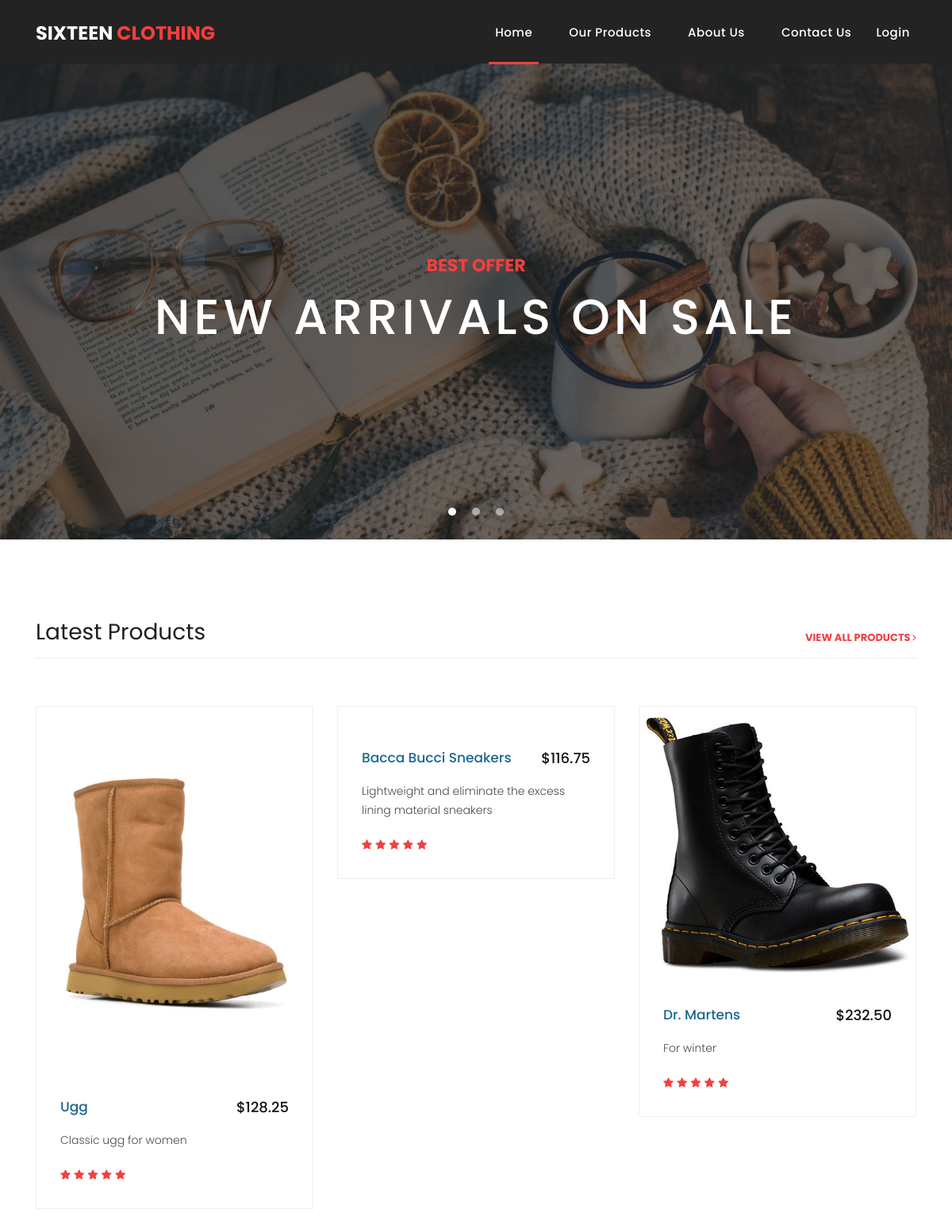
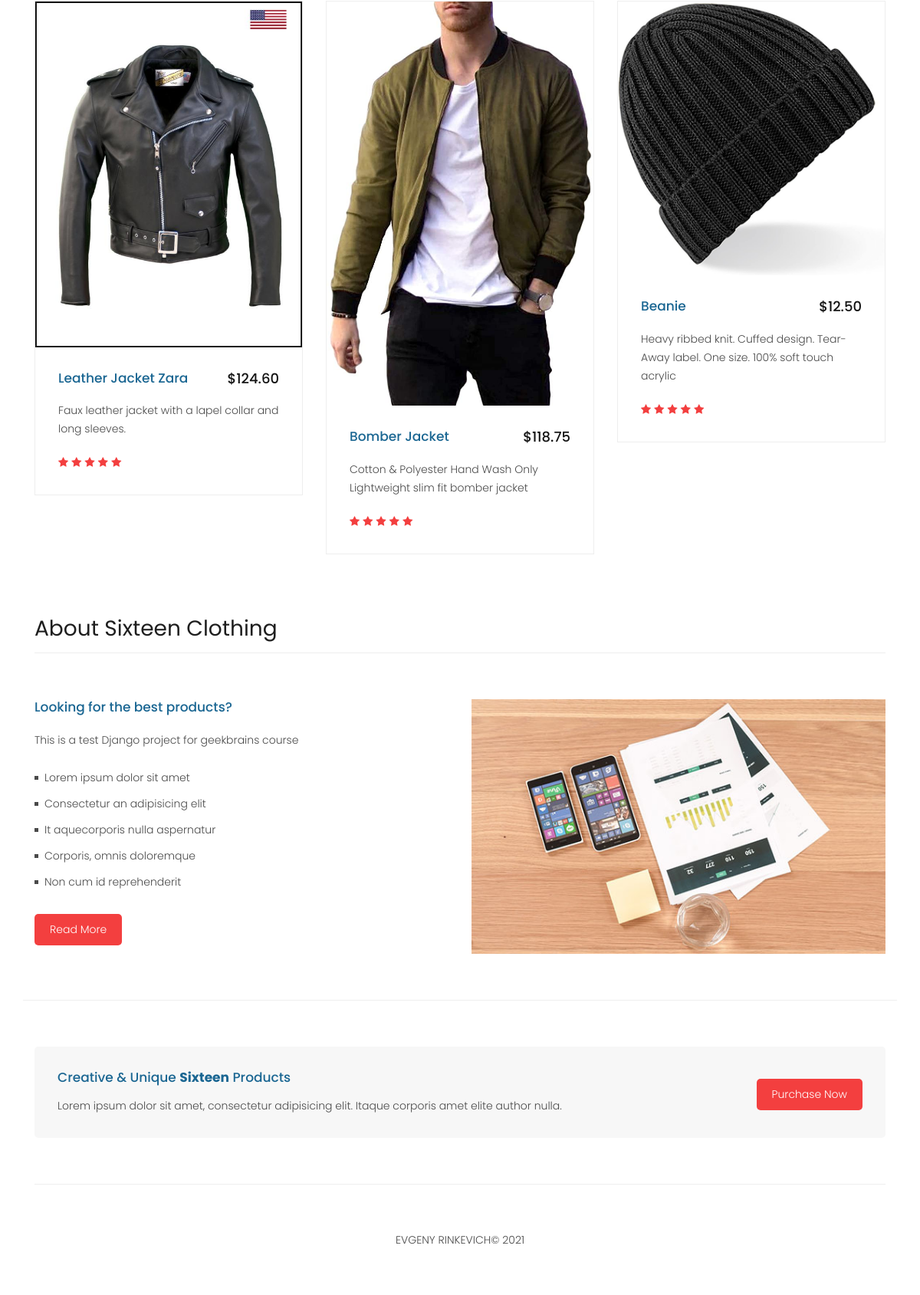
The page / on the database its author committed (2 pictures, top to bottom).
### mainapp/models.py (models this page shows, shortened)
class Product(models.Model):
    category = models.ForeignKey(ProductCategory, on_delete=models.CASCADE)
    name = models.CharField(verbose_name='name', max_length=64)
    image = models.ImageField(upload_to='products_images', blank=True)
    description = models.TextField(verbose_name='product description', blank=True)
    price = models.DecimalField(verbose_name='product price', max_digits=8, decimal_places=2, default=0)
    quantity = models.PositiveIntegerField(verbose_name='quantity in stock', default=0)

### mainapp/views.py (the view)
# urls.py: path('', mainapp.index, name='index'),
def index(request):
    products_list = Product.objects.all()
    context = {'page_title': 'home',
               'products': products_list}
    return render(request, 'mainapp/index.html', context)

### mainapp/templates/mainapp/index.html (shortened to what this page needs)
{% extends 'mainapp/base.html' %}
{% load static %}
    {% block content %}
      <div class="banner header-text">
        <div class="owl-banner owl-carousel">
          <div class="banner-item-01">
            <div class="text-content">
              <h4>Best Offer</h4>
              <h2>New Arrivals On Sale</h2>
            </div>
          </div>
        </div>
      </div>
      <div class="latest-products">
        <div class="container">
          <div class="row">
            <div class="col-md-12">
              <div class="section-heading">
                <h2>Latest Products</h2>
                <a href="{% url 'main:products' %}">view all products <i class="fa fa-angle-right"></i></a>
              </div>
            </div>
            {% for item in products %}
              <div class="col-md-4">
                <div class="product-item">
                  <a href="#"><img src="/media/{{ item.image }}" alt=""></a>
                  <div class="down-content">
                    <a href="#"><h4>{{ item.name|title }}</h4></a>
                    <h6>${{ item.price }}</h6>
                    <p>{{ item.description }}</p>
                    {% include 'mainapp/includes/inc__stars.html' %}
                  </div>
                </div>
              </div>
            {% endfor %}
          </div>
        </div>
      </div>
      <div class="best-features">
        <div class="container">
          <div class="row">
            <div class="col-md-12">
              <div class="section-heading">
                <h2>About Sixteen Clothing</h2>
              </div>
            </div>
            <div class="col-md-6">
              <div class="left-content">
                <h4>Looking for the best products?</h4>
                <p>This is a test Django project for geekbrains course</p>
                <ul class="featured-list">
                  <li><a href="#">Lorem ipsum dolor sit amet</a></li>
                  <li><a href="#">Consectetur an adipisicing elit</a></li>
                  <li><a href="#">It aquecorporis nulla aspernatur</a></li>
                  <li><a href="#">Corporis, omnis doloremque</a></li>
                  <li><a href="#">Non cum id reprehenderit</a></li>
                </ul>
                <a href="/about" class="filled-button">Read More</a>
              </div>
            </div>
            <div class="col-md-6">
              <div class="right-image">
                <img src="{% static 'images/feature-image.jpg' %}" alt="">
              </div>
            </div>
          </div>
        </div>
      </div>
      <div class="call-to-action">
        <div class="container">
          <div class="row">
            <div class="col-md-12">
              <div class="inner-content">
                <div class="row">
                  <div class="col-md-8">
                    <h4>Creative &amp; Unique <em>Sixteen</em> Products</h4>
                    <p>Lorem ipsum dolor sit amet, consectetur adipisicing elit. Itaque corporis amet elite author nulla.</p>
                  </div>
                  <div class="col-md-4">
                    <a href="#" class="filled-button">Purchase Now</a>
                  </div>
                </div>
              </div>
            </div>
          </div>
        </div>
      </div>
    {% endblock %}

### mainapp/templates/mainapp/includes/inc__stars.html
<ul class="stars">
    {% for i in '01234'|make_list %}
    <li><i class="fa fa-star"></i></li>
    {% endfor%}
</ul>

### static/css/templatemo-sixteen.css (style rules this page uses)
body { font-family: 'Poppins', sans-serif; overflow-x: hidden; text-rendering: optimizeLegibility; -webkit-font-smoothing: antialiased; -moz-osx-font-smoothing: grayscale; }
p { margin-bottom: 0px; font-size: 14px; font-weight: 300; color: #4a4a4a; line-height: 24px; }
a { text-decoration: none!important; }
ul { padding: 0; margin: 0; list-style: none; }
h1,h2,h3,h4,h5,h6 { margin: 0px; }
a.filled-button { background-color: #f33f3f; color: #fff; font-size: 14px; text-transform: capitalize; font-weight: 300; padding: 10px 20px; border-radius: 5px; display: inline-block; transition: all 0.3s; }
.section-heading { text-align: left; margin-bottom: 60px; border-bottom: 1px solid #eee; }
.section-heading h2 { font-size: 28px; font-weight: 400; color: #1e1e1e; margin-bottom: 15px; }
.banner { position: relative; text-align: center; padding-top: 80px; }
.banner-item-01 { padding: 300px 0px; background-image: url(../images/slide_01.jpg); background-size: cover; background-repeat: no-repeat; background-position: center center; }
.banner .text-content { position: absolute; top: 50%; transform: translateY(-50%); text-align: center; width: 100%; }
.banner .text-content h4 { color: #f33f3f; font-size: 22px; text-transform: uppercase; font-weight: 700; margin-bottom: 15px; }
.banner .text-content h2 { color: #fff; font-size: 62px; text-transform: uppercase; letter-spacing: 5px; }
.latest-products { margin-top: 100px; }
.latest-products .section-heading a { float: right; margin-top: -35px; text-transform: uppercase; font-size: 13px; font-weight: 700; color: #f33f3f; }
.product-item { border: 1px solid #eee; margin-bottom: 30px; }
.product-item .down-content { padding: 30px; position: relative; }
.product-item img { width: 100%; overflow: hidden; }
.product-item .down-content h4 { font-size: 17px; color: #1a6692; margin-bottom: 20px; }
.product-item .down-content h6 { position: absolute; top: 30px; right: 30px; font-size: 18px; color: #121212; }
.product-item .down-content p { margin-bottom: 20px; }
.product-item .down-content ul li { display: inline-block; }
.product-item .down-content ul li i { color: #f33f3f; font-size: 14px; }
.best-features { margin-top: 50px; }
.best-features .container .row { border-bottom: 1px solid #eee; padding-bottom: 60px; }
.best-features img { width: 100%; overflow: hidden; }
.best-features h4 { font-size: 17px; color: #1a6692; margin-bottom: 20px; }
.best-features ul.featured-list li { display: block; margin-bottom: 10px; }
.best-features p { margin-bottom: 25px; }
.best-features ul.featured-list li a { font-size: 14px; color: #4a4a4a; font-weight: 300; transition: all .3s; position: relative; padding-left: 13px; }
.best-features ul.featured-list li a:before { content: ''; width: 5px; height: 5px; display: inline-block; background-color: #4a4a4a; position: absolute; left: 0; transition: all .3s; top: 8px; }
.best-features .filled-button { margin-top: 20px; }
.call-to-action .inner-content { margin-top: 60px; padding: 30px; background-color: #f7f7f7; border-radius: 5px; }
.call-to-action .inner-content h4 { font-size: 17px; color: #1a6692; margin-bottom: 15px; }
.call-to-action .inner-content em { font-style: normal; font-weight: 700; }
.call-to-action .inner-content .col-md-4 { text-align: right; }
.call-to-action .inner-content .filled-button { margin-top: 12px; }

### rows shown on the page
Product: image (picture), name "Ugg", price "128.25", description "Classic ugg for women"
Product: name "Bacca Bucci Sneakers", price "116.75", description "Lightweight and eliminate the excess lining material sneakers"
Product: image (picture), name "Dr. Martens", price "232.50", description "For winter"
Product: image (picture), name "Leather Jacket Zara", price "124.60", description "Faux leather jacket with a lapel collar and long sleeves."
Product: image (picture), name "Bomber Jacket", price "118.75", description "Cotton & Polyester Hand Wash Only Lightweight slim fit bomber jacket"
Product: image (picture), name "Beanie", price "12.50", description "Heavy ribbed knit. Cuffed design. Tear-Away label. One size. 100% soft touch acrylic"
